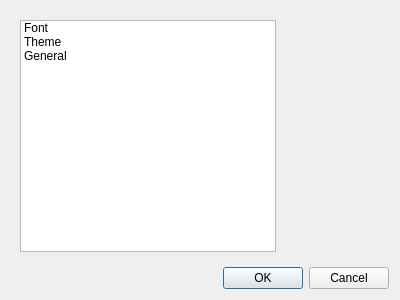
<?xml version="1.0" encoding="UTF-8"?>
<ui version="4.0">
 <class>PreferenceDialog</class>
 <widget class="QDialog" name="PreferenceDialog">
  <property name="geometry">
   <rect>
    <x>0</x>
    <y>0</y>
    <width>400</width>
    <height>300</height>
   </rect>
  </property>
  <property name="windowTitle">
   <string>Dialog</string>
  </property>
  <layout class="QVBoxLayout" name="verticalLayout">
   <item>
    <widget class="QWidget" name="widget" native="true">
     <layout class="QHBoxLayout" name="horizontalLayout">
      <item>
       <widget class="QListWidget" name="listWidget">
        <item>
         <property name="text">
          <string>Font</string>
         </property>
        </item>
        <item>
         <property name="text">
          <string>Theme</string>
         </property>
        </item>
        <item>
         <property name="text">
          <string>General</string>
         </property>
        </item>
       </widget>
      </item>
      <item>
       <widget class="QStackedWidget" name="stackedWidget"/>
      </item>
     </layout>
    </widget>
   </item>
   <item>
    <widget class="QDialogButtonBox" name="buttonBox">
     <property name="orientation">
      <enum>Qt::Horizontal</enum>
     </property>
     <property name="standardButtons">
      <set>QDialogButtonBox::Cancel|QDialogButtonBox::Ok</set>
     </property>
    </widget>
   </item>
  </layout>
 </widget>
 <resources/>
 <connections>
  <connection>
   <sender>buttonBox</sender>
   <signal>accepted()</signal>
   <receiver>PreferenceDialog</receiver>
   <slot>accept()</slot>
   <hints>
    <hint type="sourcelabel">
     <x>248</x>
     <y>254</y>
    </hint>
    <hint type="destinationlabel">
     <x>157</x>
     <y>274</y>
    </hint>
   </hints>
  </connection>
  <connection>
   <sender>buttonBox</sender>
   <signal>rejected()</signal>
   <receiver>PreferenceDialog</receiver>
   <slot>reject()</slot>
   <hints>
    <hint type="sourcelabel">
     <x>316</x>
     <y>260</y>
    </hint>
    <hint type="destinationlabel">
     <x>286</x>
     <y>274</y>
    </hint>
   </hints>
  </connection>
 </connections>
</ui>
